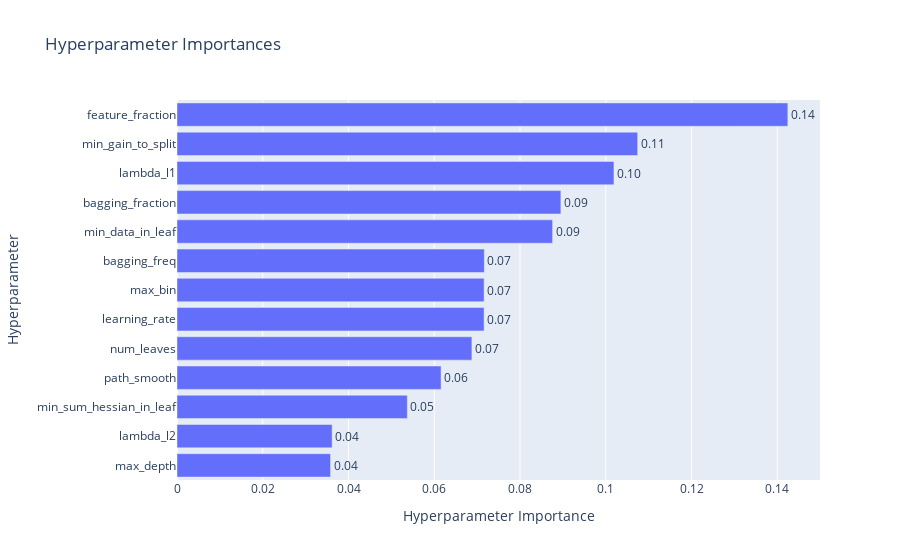
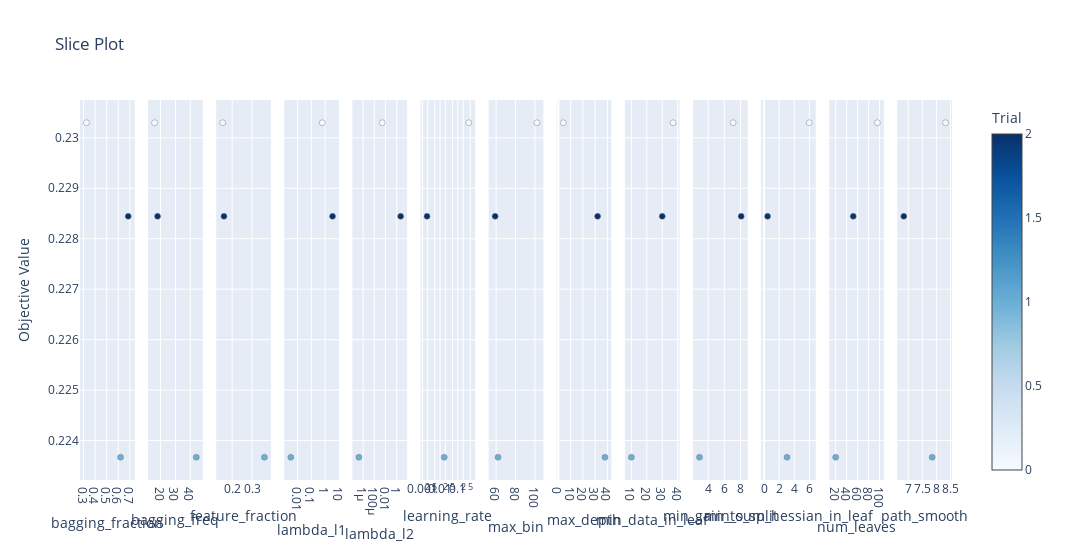

The notebook cell saved with these charts, in order:
### Code cell
memo = "revise sample weight and calibrated. n_rials=50."
model, df_pred = model_tuner.simple_lightGBM(df4, feature_col2, memo=memo, n_trials=3, save_result=False, visualization=True)

### Figure 1 — Plotly figure (JSON) as saved in the notebook; plotly's stock layout.template omitted (floating-point values rounded to 4 significant figures)
{"data": [{"cliponaxis": false, "hovertemplate": ["max_depth (IntDistribution): 0.03581425878025741<extra></extra>", "lambda_l2 (FloatDistribution): 0.03618565921368157<extra></extra>", "min_sum_hessian_in_leaf (FloatDistribution): 0.05372138817038611<extra></extra>", "path_smooth (FloatDistribution): 0.06159475857961159<extra></extra>", "num_leaves (IntDistribution): 0.06877931537414043<extra></extra>", "learning_rate (FloatDistribution): 0.07162851756051494<extra></extra>", "max_bin (IntDistribution): 0.07162851756051526<extra></extra>", "bagging_freq (IntDistribution): 0.07168292092598823<extra></extra>", "min_data_in_leaf (IntDistribution): 0.08760430656216431<extra></extra>", "bagging_fraction (FloatDistribution): 0.0895356469506435<extra></extra>", "lambda_l1 (FloatDistribution): 0.10191151428138709<extra></extra>", "min_gain_to_split (FloatDistribution): 0.1074427763407702<extra></extra>", "feature_fraction (FloatDistribution): 0.14247041969993943<extra></extra>"], "name": "Objective Value", "orientation": "h", "text": ["0.04", "0.04", "0.05", "0.06", "0.07", "0.07", "0.07", "0.07", "0.09", "0.09", "0.10", "0.11", "0.14"], "textposition": "outside", "type": "bar", "x": [0.03581, 0.03619, 0.05372, 0.06159, 0.06878, 0.07163, 0.07163, 0.07168, 0.0876, 0.08954, 0.1019, 0.1074, 0.1425], "y": ["max_depth", "lambda_l2", "min_sum_hessian_in_leaf", "path_smooth", "num_leaves", "learning_rate", "max_bin", "bagging_freq", "min_data_in_leaf", "bagging_fraction", "lambda_l1", "min_gain_to_split", "feature_fraction"]}], "layout": {"title": {"text": "Hyperparameter Importances"}, "xaxis": {"title": {"text": "Hyperparameter Importance"}}, "yaxis": {"title": {"text": "Hyperparameter"}}}}

### Figure 2 — Plotly figure (JSON) as saved in the notebook; plotly's stock layout.template omitted (floating-point values rounded to 4 significant figures)
{"data": [{"marker": {"color": [0, 1, 2], "colorbar": {"title": {"text": "Trial"}, "x": 1, "xpad": 40}, "colorscale": [[0, "rgb(247,251,255)"], [0.125, "rgb(222,235,247)"], [0.25, "rgb(198,219,239)"], [0.375, "rgb(158,202,225)"], [0.5, "rgb(107,174,214)"], [0.625, "rgb(66,146,198)"], [0.75, "rgb(33,113,181)"], [0.875, "rgb(8,81,156)"], [1, "rgb(8,48,107)"]], "line": {"color": "Grey", "width": 0.5}, "showscale": true}, "mode": "markers", "name": "Feasible Trial", "showlegend": false, "type": "scatter", "x": [0.3248, 0.6198, 0.686], "xaxis": "x", "y": [0.2303, 0.2237, 0.2284], "yaxis": "y"}, {"marker": {"color": [0, 1, 2], "colorbar": {"title": {"text": "Trial"}, "x": 1, "xpad": 40}, "colorscale": [[0, "rgb(247,251,255)"], [0.125, "rgb(222,235,247)"], [0.25, "rgb(198,219,239)"], [0.375, "rgb(158,202,225)"], [0.5, "rgb(107,174,214)"], [0.625, "rgb(66,146,198)"], [0.75, "rgb(33,113,181)"], [0.875, "rgb(8,81,156)"], [1, "rgb(8,48,107)"]], "line": {"color": "Grey", "width": 0.5}, "showscale": false}, "mode": "markers", "name": "Feasible Trial", "showlegend": false, "type": "scatter", "x": [16, 44, 18], "xaxis": "x2", "y": [0.2303, 0.2237, 0.2284], "yaxis": "y2"}, {"marker": {"color": [0, 1, 2], "colorbar": {"title": {"text": "Trial"}, "x": 1, "xpad": 40}, "colorscale": [[0, "rgb(247,251,255)"], [0.125, "rgb(222,235,247)"], [0.25, "rgb(198,219,239)"], [0.375, "rgb(158,202,225)"], [0.5, "rgb(107,174,214)"], [0.625, "rgb(66,146,198)"], [0.75, "rgb(33,113,181)"], [0.875, "rgb(8,81,156)"], [1, "rgb(8,48,107)"]], "line": {"color": "Grey", "width": 0.5}, "showscale": false}, "mode": "markers", "name": "Feasible Trial", "showlegend": false, "type": "scatter", "x": [0.1523, 0.3621, 0.1585], "xaxis": "x3", "y": [0.2303, 0.2237, 0.2284], "yaxis": "y3"}, {"marker": {"color": [0, 1, 2], "colorbar": {"title": {"text": "Trial"}, "x": 1, "xpad": 40}, "colorscale": [[0, "rgb(247,251,255)"], [0.125, "rgb(222,235,247)"], [0.25, "rgb(198,219,239)"], [0.375, "rgb(158,202,225)"], [0.5, "rgb(107,174,214)"], [0.625, "rgb(66,146,198)"], [0.75, "rgb(33,113,181)"], [0.875, "rgb(8,81,156)"], [1, "rgb(8,48,107)"]], "line": {"color": "Grey", "width": 0.5}, "showscale": false}, "mode": "markers", "name": "Feasible Trial", "showlegend": false, "type": "scatter", "x": [0.6246, 0.003211, 3.467], "xaxis": "x4", "y": [0.2303, 0.2237, 0.2284], "yaxis": "y4"}, {"marker": {"color": [0, 1, 2], "colorbar": {"title": {"text": "Trial"}, "x": 1, "xpad": 40}, "colorscale": [[0, "rgb(247,251,255)"], [0.125, "rgb(222,235,247)"], [0.25, "rgb(198,219,239)"], [0.375, "rgb(158,202,225)"], [0.5, "rgb(107,174,214)"], [0.625, "rgb(66,146,198)"], [0.75, "rgb(33,113,181)"], [0.875, "rgb(8,81,156)"], [1, "rgb(8,48,107)"]], "line": {"color": "Grey", "width": 0.5}, "showscale": false}, "mode": "markers", "name": "Feasible Trial", "showlegend": false, "type": "scatter", "x": [0.002571, 1.801e-07, 4.906], "xaxis": "x5", "y": [0.2303, 0.2237, 0.2284], "yaxis": "y5"}, {"marker": {"color": [0, 1, 2], "colorbar": {"title": {"text": "Trial"}, "x": 1, "xpad": 40}, "colorscale": [[0, "rgb(247,251,255)"], [0.125, "rgb(222,235,247)"], [0.25, "rgb(198,219,239)"], [0.375, "rgb(158,202,225)"], [0.5, "rgb(107,174,214)"], [0.625, "rgb(66,146,198)"], [0.75, "rgb(33,113,181)"], [0.875, "rgb(8,81,156)"], [1, "rgb(8,48,107)"]], "line": {"color": "Grey", "width": 0.5}, "showscale": false}, "mode": "markers", "name": "Feasible Trial", "showlegend": false, "type": "scatter", "x": [0.4147, 0.01702, 0.001835], "xaxis": "x6", "y": [0.2303, 0.2237, 0.2284], "yaxis": "y6"}, {"marker": {"color": [0, 1, 2], "colorbar": {"title": {"text": "Trial"}, "x": 1, "xpad": 40}, "colorscale": [[0, "rgb(247,251,255)"], [0.125, "rgb(222,235,247)"], [0.25, "rgb(198,219,239)"], [0.375, "rgb(158,202,225)"], [0.5, "rgb(107,174,214)"], [0.625, "rgb(66,146,198)"], [0.75, "rgb(33,113,181)"], [0.875, "rgb(8,81,156)"], [1, "rgb(8,48,107)"]], "line": {"color": "Grey", "width": 0.5}, "showscale": false}, "mode": "markers", "name": "Feasible Trial", "showlegend": false, "type": "scatter", "x": [102, 62, 59], "xaxis": "x7", "y": [0.2303, 0.2237, 0.2284], "yaxis": "y7"}, {"marker": {"color": [0, 1, 2], "colorbar": {"title": {"text": "Trial"}, "x": 1, "xpad": 40}, "colorscale": [[0, "rgb(247,251,255)"], [0.125, "rgb(222,235,247)"], [0.25, "rgb(198,219,239)"], [0.375, "rgb(158,202,225)"], [0.5, "rgb(107,174,214)"], [0.625, "rgb(66,146,198)"], [0.75, "rgb(33,113,181)"], [0.875, "rgb(8,81,156)"], [1, "rgb(8,48,107)"]], "line": {"color": "Grey", "width": 0.5}, "showscale": false}, "mode": "markers", "name": "Feasible Trial", "showlegend": false, "type": "scatter", "x": [4, 38, 32], "xaxis": "x8", "y": [0.2303, 0.2237, 0.2284], "yaxis": "y8"}, {"marker": {"color": [0, 1, 2], "colorbar": {"title": {"text": "Trial"}, "x": 1, "xpad": 40}, "colorscale": [[0, "rgb(247,251,255)"], [0.125, "rgb(222,235,247)"], [0.25, "rgb(198,219,239)"], [0.375, "rgb(158,202,225)"], [0.5, "rgb(107,174,214)"], [0.625, "rgb(66,146,198)"], [0.75, "rgb(33,113,181)"], [0.875, "rgb(8,81,156)"], [1, "rgb(8,48,107)"]], "line": {"color": "Grey", "width": 0.5}, "showscale": false}, "mode": "markers", "name": "Feasible Trial", "showlegend": false, "type": "scatter", "x": [37, 10, 30], "xaxis": "x9", "y": [0.2303, 0.2237, 0.2284], "yaxis": "y9"}, {"marker": {"color": [0, 1, 2], "colorbar": {"title": {"text": "Trial"}, "x": 1, "xpad": 40}, "colorscale": [[0, "rgb(247,251,255)"], [0.125, "rgb(222,235,247)"], [0.25, "rgb(198,219,239)"], [0.375, "rgb(158,202,225)"], [0.5, "rgb(107,174,214)"], [0.625, "rgb(66,146,198)"], [0.75, "rgb(33,113,181)"], [0.875, "rgb(8,81,156)"], [1, "rgb(8,48,107)"]], "line": {"color": "Grey", "width": 0.5}, "showscale": false}, "mode": "markers", "name": "Feasible Trial", "showlegend": false, "type": "scatter", "x": [7.081, 2.921, 8.084], "xaxis": "x10", "y": [0.2303, 0.2237, 0.2284], "yaxis": "y10"}, {"marker": {"color": [0, 1, 2], "colorbar": {"title": {"text": "Trial"}, "x": 1, "xpad": 40}, "colorscale": [[0, "rgb(247,251,255)"], [0.125, "rgb(222,235,247)"], [0.25, "rgb(198,219,239)"], [0.375, "rgb(158,202,225)"], [0.5, "rgb(107,174,214)"], [0.625, "rgb(66,146,198)"], [0.75, "rgb(33,113,181)"], [0.875, "rgb(8,81,156)"], [1, "rgb(8,48,107)"]], "line": {"color": "Grey", "width": 0.5}, "showscale": false}, "mode": "markers", "name": "Feasible Trial", "showlegend": false, "type": "scatter", "x": [5.987, 3.042, 0.4645], "xaxis": "x11", "y": [0.2303, 0.2237, 0.2284], "yaxis": "y11"}, {"marker": {"color": [0, 1, 2], "colorbar": {"title": {"text": "Trial"}, "x": 1, "xpad": 40}, "colorscale": [[0, "rgb(247,251,255)"], [0.125, "rgb(222,235,247)"], [0.25, "rgb(198,219,239)"], [0.375, "rgb(158,202,225)"], [0.5, "rgb(107,174,214)"], [0.625, "rgb(66,146,198)"], [0.75, "rgb(33,113,181)"], [0.875, "rgb(8,81,156)"], [1, "rgb(8,48,107)"]], "line": {"color": "Grey", "width": 0.5}, "showscale": false}, "mode": "markers", "name": "Feasible Trial", "showlegend": false, "type": "scatter", "x": [96, 20, 52], "xaxis": "x12", "y": [0.2303, 0.2237, 0.2284], "yaxis": "y12"}, {"marker": {"color": [0, 1, 2], "colorbar": {"title": {"text": "Trial"}, "x": 1, "xpad": 40}, "colorscale": [[0, "rgb(247,251,255)"], [0.125, "rgb(222,235,247)"], [0.25, "rgb(198,219,239)"], [0.375, "rgb(158,202,225)"], [0.5, "rgb(107,174,214)"], [0.625, "rgb(66,146,198)"], [0.75, "rgb(33,113,181)"], [0.875, "rgb(8,81,156)"], [1, "rgb(8,48,107)"]], "line": {"color": "Grey", "width": 0.5}, "showscale": false}, "mode": "markers", "name": "Feasible Trial", "showlegend": false, "type": "scatter", "x": [8.324, 7.852, 6.842], "xaxis": "x13", "y": [0.2303, 0.2237, 0.2284], "yaxis": "y13"}], "layout": {"title": {"text": "Slice Plot"}, "width": 3900, "xaxis": {"anchor": "y", "domain": [0, 0.06272], "title": {"text": "bagging_fraction"}}, "xaxis10": {"anchor": "y10", "domain": [0.703, 0.7657], "title": {"text": "min_gain_to_split"}}, "xaxis11": {"anchor": "y11", "domain": [0.7811, 0.8438], "title": {"text": "min_sum_hessian_in_leaf"}}, "xaxis12": {"anchor": "y12", "domain": [0.8592, 0.9219], "title": {"text": "num_leaves"}}, "xaxis13": {"anchor": "y13", "domain": [0.9373, 1.0], "title": {"text": "path_smooth"}}, "xaxis2": {"anchor": "y2", "domain": [0.07811, 0.1408], "title": {"text": "bagging_freq"}}, "xaxis3": {"anchor": "y3", "domain": [0.1562, 0.2189], "title": {"text": "feature_fraction"}}, "xaxis4": {"anchor": "y4", "domain": [0.2343, 0.297], "title": {"text": "lambda_l1"}, "type": "log"}, "xaxis5": {"anchor": "y5", "domain": [0.3124, 0.3751], "title": {"text": "lambda_l2"}, "type": "log"}, "xaxis6": {"anchor": "y6", "domain": [0.3905, 0.4533], "title": {"text": "learning_rate"}, "type": "log"}, "xaxis7": {"anchor": "y7", "domain": [0.4686, 0.5314], "title": {"text": "max_bin"}}, "xaxis8": {"anchor": "y8", "domain": [0.5467, 0.6095], "title": {"text": "max_depth"}}, "xaxis9": {"anchor": "y9", "domain": [0.6249, 0.6876], "title": {"text": "min_data_in_leaf"}}, "yaxis": {"anchor": "x", "domain": [0, 1], "title": {"text": "Objective Value"}}, "yaxis10": {"anchor": "x10", "domain": [0, 1], "matches": "y", "showticklabels": false}, "yaxis11": {"anchor": "x11", "domain": [0, 1], "matches": "y", "showticklabels": false}, "yaxis12": {"anchor": "x12", "domain": [0, 1], "matches": "y", "showticklabels": false}, "yaxis13": {"anchor": "x13", "domain": [0, 1], "matches": "y", "showticklabels": false}, "yaxis2": {"anchor": "x2", "domain": [0, 1], "matches": "y", "showticklabels": false}, "yaxis3": {"anchor": "x3", "domain": [0, 1], "matches": "y", "showticklabels": false}, "yaxis4": {"anchor": "x4", "domain": [0, 1], "matches": "y", "showticklabels": false}, "yaxis5": {"anchor": "x5", "domain": [0, 1], "matches": "y", "showticklabels": false}, "yaxis6": {"anchor": "x6", "domain": [0, 1], "matches": "y", "showticklabels": false}, "yaxis7": {"anchor": "x7", "domain": [0, 1], "matches": "y", "showticklabels": false}, "yaxis8": {"anchor": "x8", "domain": [0, 1], "matches": "y", "showticklabels": false}, "yaxis9": {"anchor": "x9", "domain": [0, 1], "matches": "y", "showticklabels": false}}}
